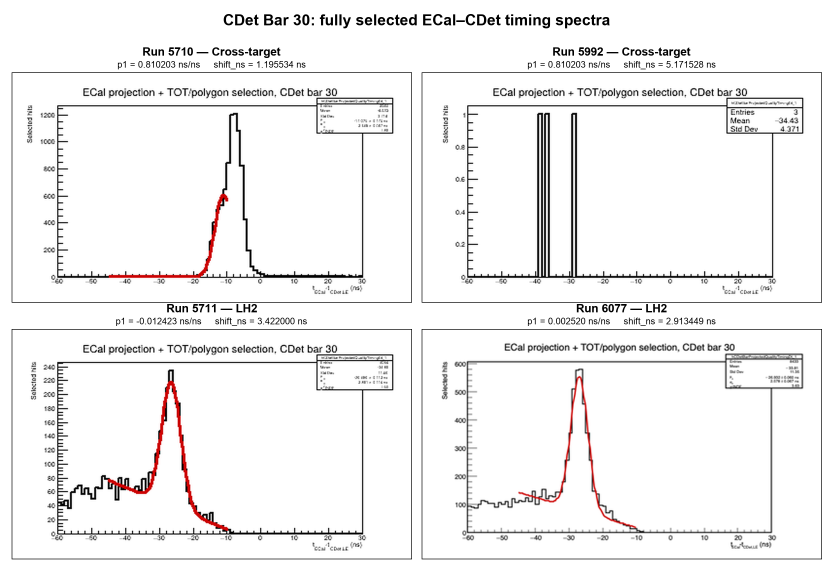
#> input picture scripts/cdet/CDet_bar30_four_run_comparison.png, 2500 x 1700 px, given in place of bar_030_amalgamated.png, which was not available (shown at 1/3 size)
$ python Create_CDet_Bar30_FourRun_Comparison.py
#> lines starting #> are read from the running program, lines starting #| are printed output that depends on the picture; pictures that were not available may be replaced by others from this repository, and a replacement may not be noted
#> in main, `canvas = Image.new("RGB", (3700, 930), "white")`: canvas: PIL image 3700x930 RGB; every value is 255
#!/usr/bin/env python3
"""Create the three-run comparison from the lower-left amalgamated panels."""

from pathlib import Path

from PIL import Image, ImageDraw, ImageFont


HERE = Path(__file__).resolve().parent
RUNS = (
    (5710, "Cross-target", 0.810203, 1.195534,
     "CDet_run5710_shift_diagnostics_bar30_comparison"),
    (5711, "LH2", -0.012423, 3.422000,
     "CDet_run5711_shift_diagnostics"),
    (6077, "LH2", 0.002520, 2.913449,
     "CDet_run6077_shift_diagnostics_final"),
)


def font(size: int, bold: bool = False) -> ImageFont.FreeTypeFont:
    name = ("/System/Library/Fonts/Supplemental/Arial Bold.ttf" if bold else
            "/System/Library/Fonts/Supplemental/Arial.ttf")
    return ImageFont.truetype(name, size)


def lower_left_panel(path: Path) -> Image.Image:
    source = Image.open(path).convert("RGB")
#> source is the input picture: PIL image 2500x1700 RGB; mean R, G, B 242.4, 241.5, 241.5
    width, height = source.size
#> width = 2500; height = 1700
    # ROOT divides this canvas into equal 2x2 pads. Include a small strip above
    # the midpoint so the complete lower-left panel title is retained.
    panel = source.crop((0, int(height * 0.485), int(width * 0.505), height))
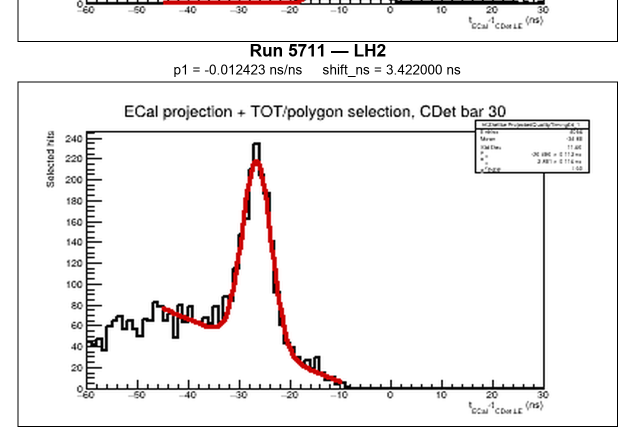
#> panel: PIL image 1262x876 RGB (shown at 1/2 size); mean R, G, B 241.3, 239.2, 239.2
    return panel.resize((1200, 690), Image.Resampling.LANCZOS)
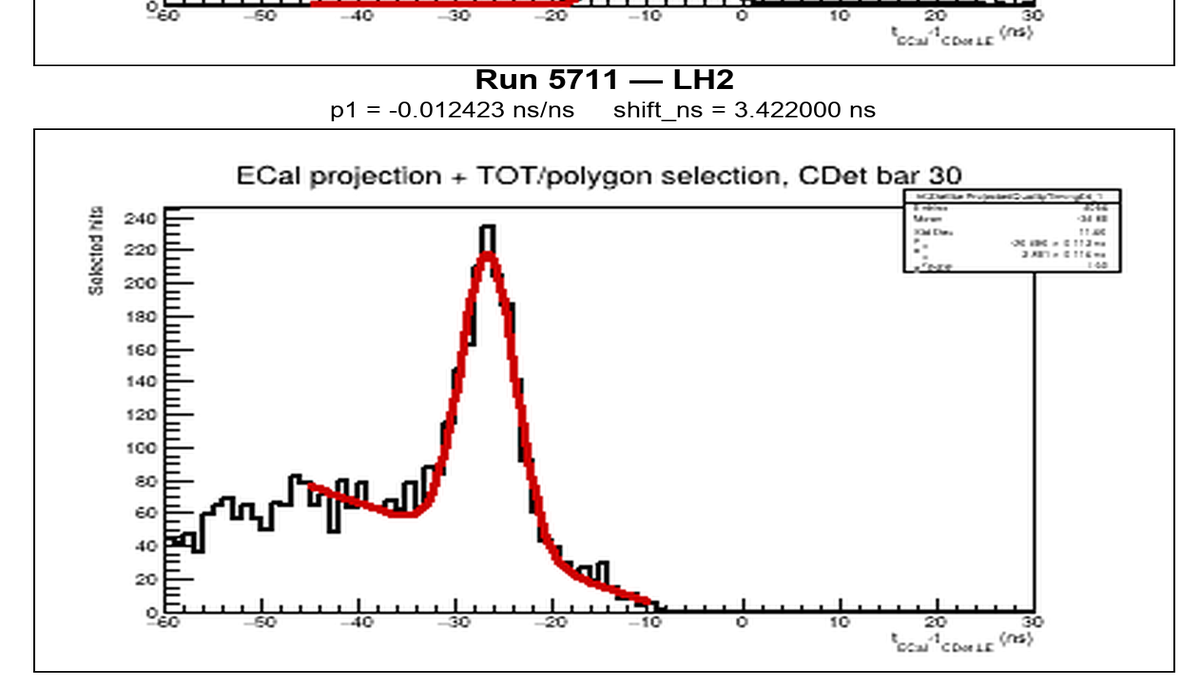
#> returned value: PIL image 1200x690 RGB; mean R, G, B 241.2, 239.1, 239.1


def main() -> None:
    canvas = Image.new("RGB", (3700, 930), "white")
    draw = ImageDraw.Draw(canvas)
    draw.text(
        (1250, 34),
        "CDet Bar 30: fully selected ECal–CDet timing spectra",
        anchor="ma",
        font=font(46, True),
        fill="black",
    )

    positions = ((35, 135), (1265, 135), (2495, 135))
    for (run, target, p1, shift, directory), (x, y) in zip(RUNS, positions):
        source = (HERE / directory / "bar_ecal_cdet_timing" /
                  f"run_{run}_stage_7" / "bar_030_amalgamated.png")
        panel = lower_left_panel(source)
        canvas.paste(panel, (x, y + 82))
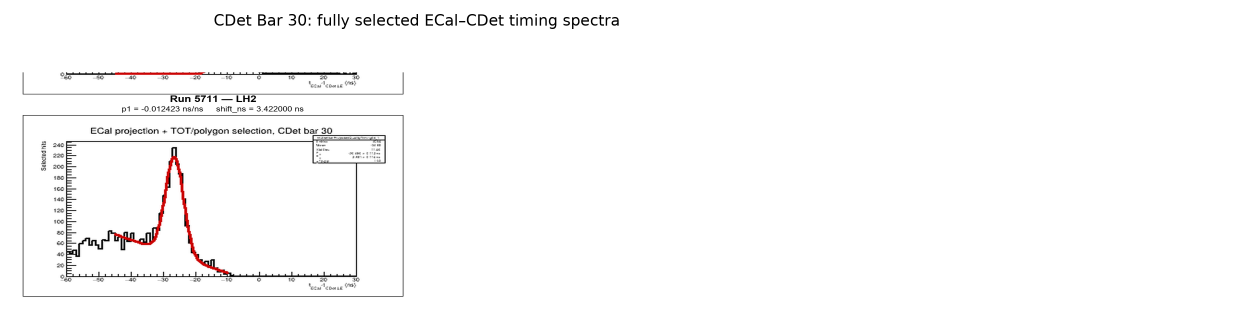
#> canvas: PIL image 3700x930 RGB (shown at 1/3 size); mean R, G, B 250.8, 250.3, 250.3
        draw.text(
            (x + 600, y), f"Run {run} — {target}", anchor="ma",
            font=font(35, True), fill="black",
        )
        draw.text(
            (x + 600, y + 43),
            f"p1 = {p1:.6f} ns/ns     shift_ns = {shift:.6f} ns",
            anchor="ma", font=font(27), fill="black",
        )
        draw.rectangle((x, y + 82, x + 1200, y + 772), outline="black", width=2)
#> pass 2 of the loop in main, `for (run, target, p1, shift, directory), (x, y) in zip(RUNS, positions):`:
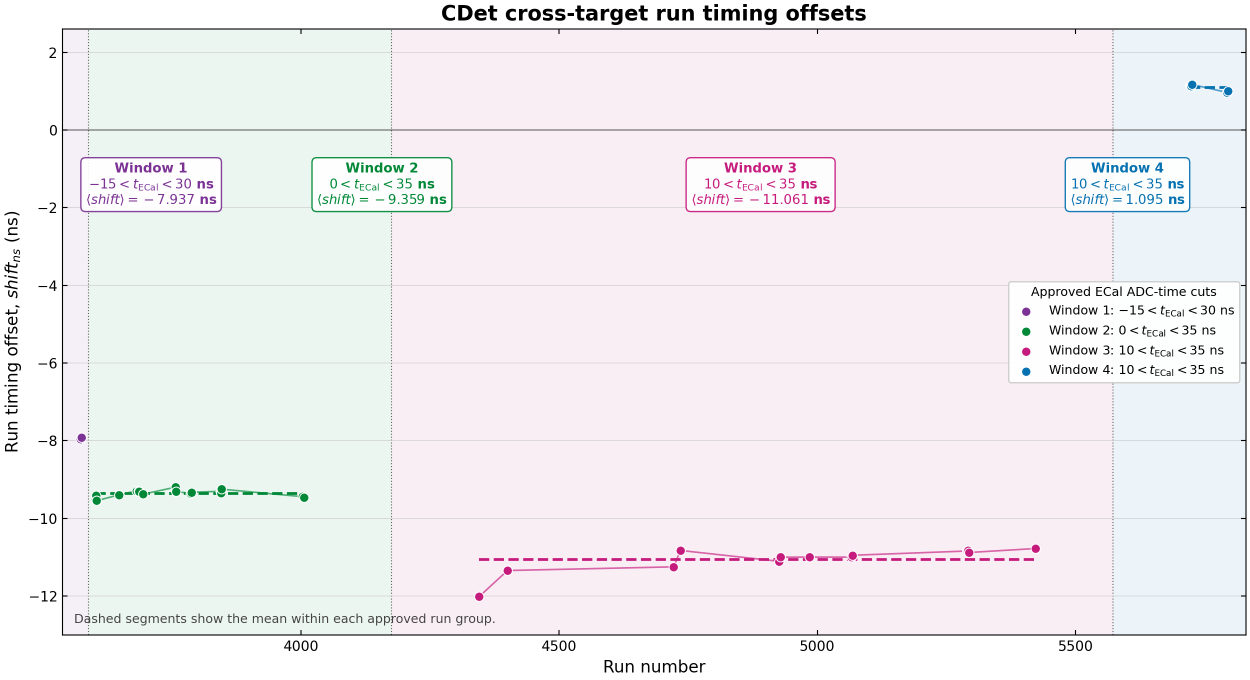
#> input picture scripts/cdet/CDet_cross_target_shift_vs_run.png, 2500 x 1360 px, given in place of bar_030_amalgamated.png, which was not available (shown at 1/2 size)
#> source: PIL image 2500x1360 RGB
#> in lower_left_panel (call 2), `panel = source.crop((0, int(height * 0.485), int(width * 0.505), heigh..`:
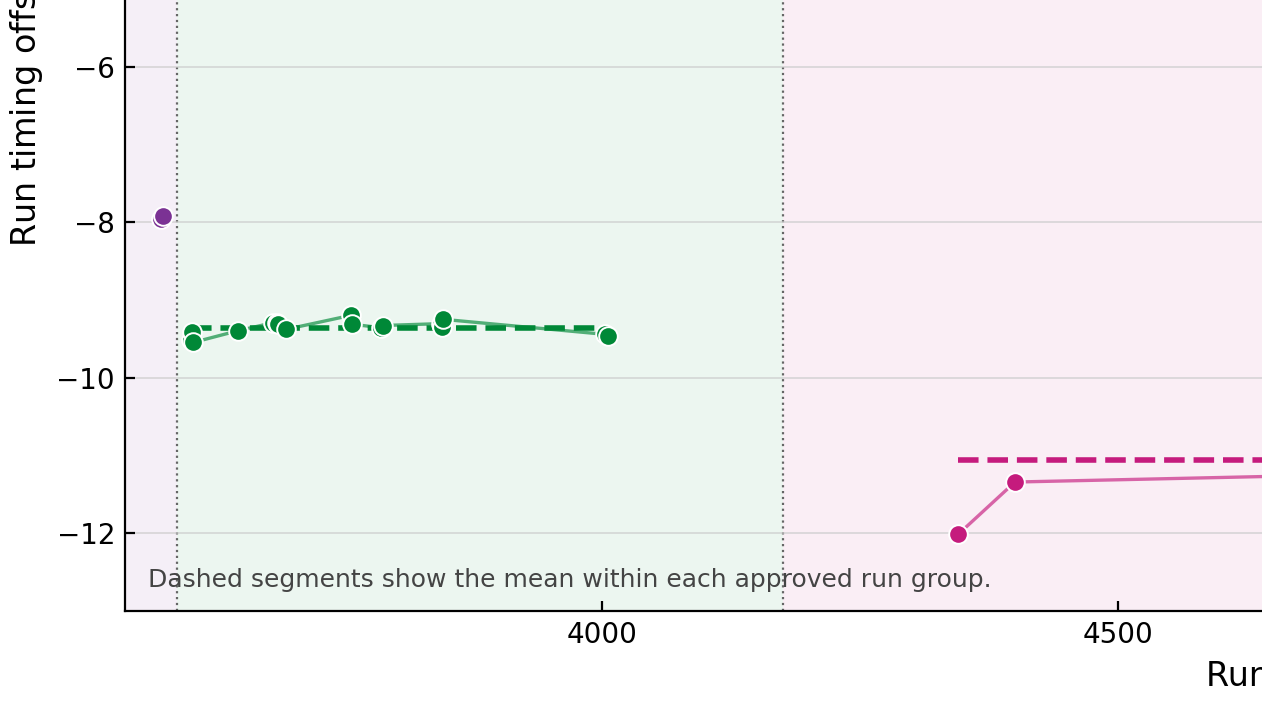
#> panel: PIL image 1262x701 RGB; mean R, G, B 240.5, 240.6, 240.6
#> in main, `canvas.paste(panel, (x, y + 82))`:
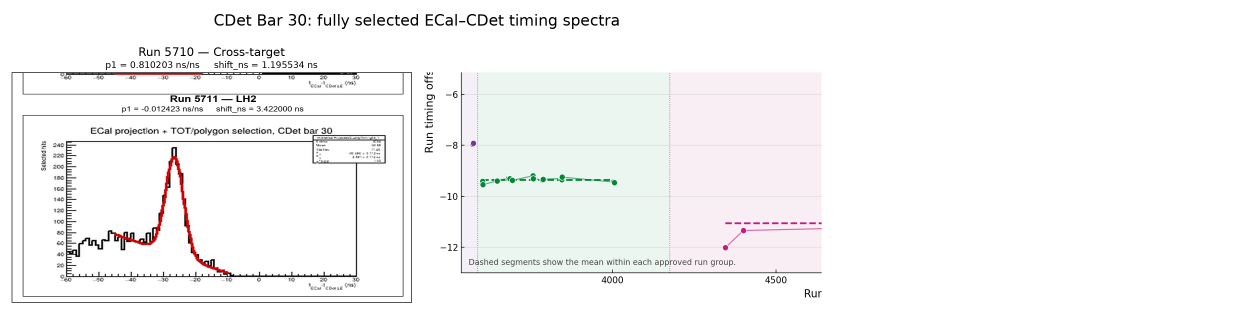
#> canvas: PIL image 3700x930 RGB (shown at 1/3 size); mean R, G, B 246.4, 245.9, 245.9

    png = HERE / "CDet_bar30_three_run_comparison.png"
    pdf = HERE / "CDet_bar30_three_run_comparison.pdf"
    canvas.save(png, dpi=(180, 180))
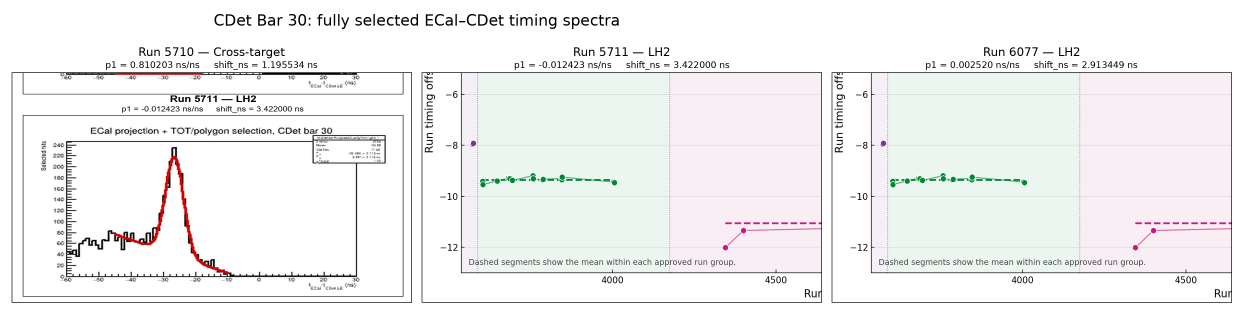
#> saved as CDet_bar30_three_run_comparison.png: PIL image 3700x930 RGB (shown at 1/3 size); mean R, G, B 241.2, 240.7, 240.7
    canvas.save(pdf, "PDF", resolution=180.0)
    print(png)
    print(pdf)


if __name__ == "__main__":
    main()
